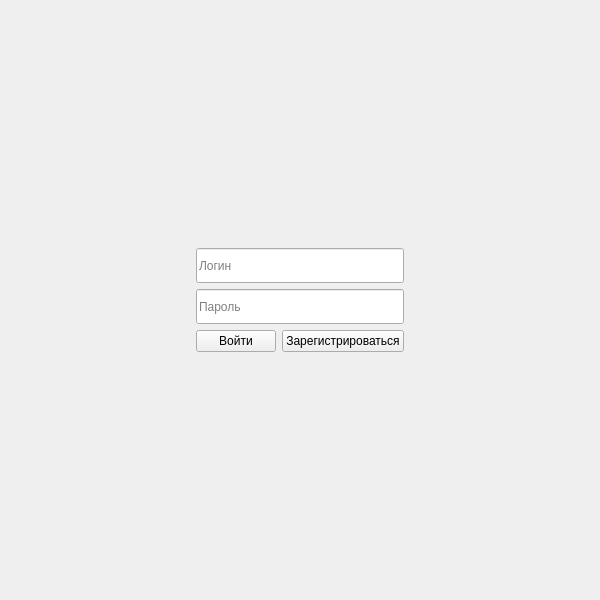
<?xml version="1.0" encoding="UTF-8"?>
<ui version="4.0">
 <class>wyaWidget</class>
 <widget class="QWidget" name="wyaWidget">
  <property name="geometry">
   <rect>
    <x>0</x>
    <y>0</y>
    <width>600</width>
    <height>600</height>
   </rect>
  </property>
  <property name="minimumSize">
   <size>
    <width>600</width>
    <height>600</height>
   </size>
  </property>
  <property name="maximumSize">
   <size>
    <width>600</width>
    <height>600</height>
   </size>
  </property>
  <property name="windowTitle">
   <string>Wya</string>
  </property>
  <layout class="QGridLayout" name="gridLayout">
   <item row="0" column="0">
    <widget class="QStackedWidget" name="stackedWidget">
     <property name="currentIndex">
      <number>0</number>
     </property>
     <widget class="QWidget" name="authWidget">
      <layout class="QVBoxLayout" name="verticalLayout_3">
       <item>
        <spacer name="verticalSpacer">
         <property name="orientation">
          <enum>Qt::Vertical</enum>
         </property>
         <property name="sizeHint" stdset="0">
          <size>
           <width>20</width>
           <height>216</height>
          </size>
         </property>
        </spacer>
       </item>
       <item>
        <layout class="QHBoxLayout" name="horizontalLayout_2">
         <item>
          <spacer name="horizontalSpacer">
           <property name="orientation">
            <enum>Qt::Horizontal</enum>
           </property>
           <property name="sizeHint" stdset="0">
            <size>
             <width>40</width>
             <height>20</height>
            </size>
           </property>
          </spacer>
         </item>
         <item>
          <layout class="QVBoxLayout" name="verticalLayout_2">
           <item>
            <layout class="QVBoxLayout" name="verticalLayout">
             <item>
              <widget class="QLineEdit" name="loginLineEdit">
               <property name="minimumSize">
                <size>
                 <width>0</width>
                 <height>35</height>
                </size>
               </property>
               <property name="maximumSize">
                <size>
                 <width>16777215</width>
                 <height>35</height>
                </size>
               </property>
               <property name="placeholderText">
                <string>Логин</string>
               </property>
              </widget>
             </item>
             <item>
              <widget class="QLineEdit" name="passwordLineEdit">
               <property name="minimumSize">
                <size>
                 <width>0</width>
                 <height>35</height>
                </size>
               </property>
               <property name="maximumSize">
                <size>
                 <width>16777215</width>
                 <height>35</height>
                </size>
               </property>
               <property name="echoMode">
                <enum>QLineEdit::Password</enum>
               </property>
               <property name="placeholderText">
                <string>Пароль</string>
               </property>
              </widget>
             </item>
            </layout>
           </item>
           <item>
            <layout class="QHBoxLayout" name="horizontalLayout">
             <item>
              <widget class="QPushButton" name="loginPushButton">
               <property name="text">
                <string>Войти</string>
               </property>
              </widget>
             </item>
             <item>
              <widget class="QPushButton" name="registerPushButton">
               <property name="text">
                <string>Зарегистрироваться</string>
               </property>
              </widget>
             </item>
            </layout>
           </item>
          </layout>
         </item>
         <item>
          <spacer name="horizontalSpacer_2">
           <property name="orientation">
            <enum>Qt::Horizontal</enum>
           </property>
           <property name="sizeHint" stdset="0">
            <size>
             <width>40</width>
             <height>20</height>
            </size>
           </property>
          </spacer>
         </item>
        </layout>
       </item>
       <item>
        <spacer name="verticalSpacer_2">
         <property name="orientation">
          <enum>Qt::Vertical</enum>
         </property>
         <property name="sizeHint" stdset="0">
          <size>
           <width>20</width>
           <height>215</height>
          </size>
         </property>
        </spacer>
       </item>
      </layout>
     </widget>
     <widget class="QWidget" name="mainWidget">
      <layout class="QVBoxLayout" name="verticalLayout_7">
       <item>
        <spacer name="verticalSpacer_3">
         <property name="orientation">
          <enum>Qt::Vertical</enum>
         </property>
         <property name="sizeType">
          <enum>QSizePolicy::Minimum</enum>
         </property>
         <property name="sizeHint" stdset="0">
          <size>
           <width>20</width>
           <height>30</height>
          </size>
         </property>
        </spacer>
       </item>
       <item>
        <layout class="QHBoxLayout" name="horizontalLayout_3">
         <item>
          <spacer name="horizontalSpacer_3">
           <property name="orientation">
            <enum>Qt::Horizontal</enum>
           </property>
           <property name="sizeHint" stdset="0">
            <size>
             <width>40</width>
             <height>20</height>
            </size>
           </property>
          </spacer>
         </item>
         <item>
          <layout class="QVBoxLayout" name="verticalLayout_4">
           <item>
            <widget class="QLineEdit" name="searchLineEdit">
             <property name="minimumSize">
              <size>
               <width>450</width>
               <height>35</height>
              </size>
             </property>
             <property name="maximumSize">
              <size>
               <width>450</width>
               <height>35</height>
              </size>
             </property>
             <property name="placeholderText">
              <string>Поиск</string>
             </property>
            </widget>
           </item>
           <item>
            <spacer name="verticalSpacer_5">
             <property name="orientation">
              <enum>Qt::Vertical</enum>
             </property>
             <property name="sizeType">
              <enum>QSizePolicy::Minimum</enum>
             </property>
             <property name="sizeHint" stdset="0">
              <size>
               <width>20</width>
               <height>15</height>
              </size>
             </property>
            </spacer>
           </item>
           <item>
            <widget class="QTabWidget" name="tabWidget">
             <property name="minimumSize">
              <size>
               <width>450</width>
               <height>0</height>
              </size>
             </property>
             <property name="maximumSize">
              <size>
               <width>450</width>
               <height>16777215</height>
              </size>
             </property>
             <property name="styleSheet">
              <string notr="true">QTabBar::tab {min-width: 225px;max-width: 400px;}</string>
             </property>
             <property name="tabPosition">
              <enum>QTabWidget::North</enum>
             </property>
             <property name="tabShape">
              <enum>QTabWidget::Rounded</enum>
             </property>
             <property name="currentIndex">
              <number>1</number>
             </property>
             <property name="elideMode">
              <enum>Qt::ElideNone</enum>
             </property>
             <property name="usesScrollButtons">
              <bool>true</bool>
             </property>
             <property name="documentMode">
              <bool>true</bool>
             </property>
             <property name="tabsClosable">
              <bool>false</bool>
             </property>
             <property name="movable">
              <bool>false</bool>
             </property>
             <property name="tabBarAutoHide">
              <bool>false</bool>
             </property>
             <widget class="QWidget" name="friendsTab">
              <attribute name="title">
               <string>Друзья</string>
              </attribute>
              <layout class="QVBoxLayout" name="verticalLayout_5">
               <item>
                <widget class="QPushButton" name="addFriendPushButton">
                 <property name="text">
                  <string>Добавить</string>
                 </property>
                </widget>
               </item>
              </layout>
             </widget>
             <widget class="QWidget" name="groupsTab">
              <attribute name="title">
               <string>Группы</string>
              </attribute>
              <layout class="QVBoxLayout" name="verticalLayout_6">
               <item>
                <widget class="QPushButton" name="addGroupPushButton">
                 <property name="text">
                  <string>Добавить</string>
                 </property>
                </widget>
               </item>
              </layout>
             </widget>
            </widget>
           </item>
          </layout>
         </item>
         <item>
          <spacer name="horizontalSpacer_4">
           <property name="orientation">
            <enum>Qt::Horizontal</enum>
           </property>
           <property name="sizeHint" stdset="0">
            <size>
             <width>40</width>
             <height>20</height>
            </size>
           </property>
          </spacer>
         </item>
        </layout>
       </item>
       <item>
        <spacer name="verticalSpacer_4">
         <property name="orientation">
          <enum>Qt::Vertical</enum>
         </property>
         <property name="sizeType">
          <enum>QSizePolicy::Minimum</enum>
         </property>
         <property name="sizeHint" stdset="0">
          <size>
           <width>20</width>
           <height>30</height>
          </size>
         </property>
        </spacer>
       </item>
      </layout>
     </widget>
    </widget>
   </item>
  </layout>
 </widget>
 <resources/>
 <connections/>
</ui>
